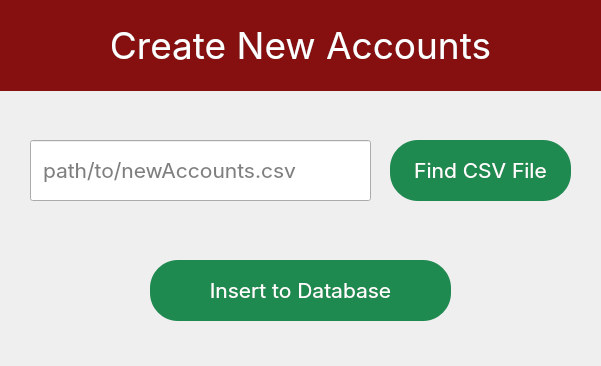
<?xml version="1.0" encoding="UTF-8"?>
<ui version="4.0">
 <class>MainWindow</class>
 <widget class="QMainWindow" name="MainWindow">
  <property name="geometry">
   <rect>
    <x>0</x>
    <y>0</y>
    <width>601</width>
    <height>366</height>
   </rect>
  </property>
  <property name="windowTitle">
   <string>Import CSV File</string>
  </property>
  <property name="styleSheet">
   <string notr="true">#title{
	background-color: #860f0f;
	color: white;
}

QPushButton{
	background-color: #1f8a50;
	border: none;
	border-radius: 28px;
	color: white;
}

QPushButton:hover{
	background-color: #1f6450;
}

QPushButton:pressed{
	background-color: #1f4e3a;
}

QLineEdit{
	padding-left: 10px;
	padding-right: 10px;	
}</string>
  </property>
  <property name="animated">
   <bool>true</bool>
  </property>
  <widget class="QWidget" name="centralwidget">
   <widget class="QLabel" name="title">
    <property name="geometry">
     <rect>
      <x>0</x>
      <y>0</y>
      <width>601</width>
      <height>91</height>
     </rect>
    </property>
    <property name="font">
     <font>
      <family>Inter</family>
      <pointsize>28</pointsize>
     </font>
    </property>
    <property name="text">
     <string>Create New Accounts</string>
    </property>
    <property name="alignment">
     <set>Qt::AlignCenter</set>
    </property>
   </widget>
   <widget class="QLineEdit" name="pathToImportCsvEntry">
    <property name="geometry">
     <rect>
      <x>30</x>
      <y>140</y>
      <width>341</width>
      <height>61</height>
     </rect>
    </property>
    <property name="font">
     <font>
      <family>Inter</family>
      <pointsize>16</pointsize>
     </font>
    </property>
    <property name="placeholderText">
     <string>path/to/newAccounts.csv</string>
    </property>
   </widget>
   <widget class="QPushButton" name="findCsvBtn">
    <property name="geometry">
     <rect>
      <x>390</x>
      <y>140</y>
      <width>181</width>
      <height>61</height>
     </rect>
    </property>
    <property name="font">
     <font>
      <family>Inter</family>
      <pointsize>16</pointsize>
     </font>
    </property>
    <property name="text">
     <string>Find CSV File</string>
    </property>
   </widget>
   <widget class="QPushButton" name="findCsvBtn_2">
    <property name="geometry">
     <rect>
      <x>150</x>
      <y>260</y>
      <width>301</width>
      <height>61</height>
     </rect>
    </property>
    <property name="font">
     <font>
      <family>Inter</family>
      <pointsize>16</pointsize>
     </font>
    </property>
    <property name="text">
     <string>Insert to Database</string>
    </property>
   </widget>
  </widget>
 </widget>
 <resources/>
 <connections/>
</ui>
